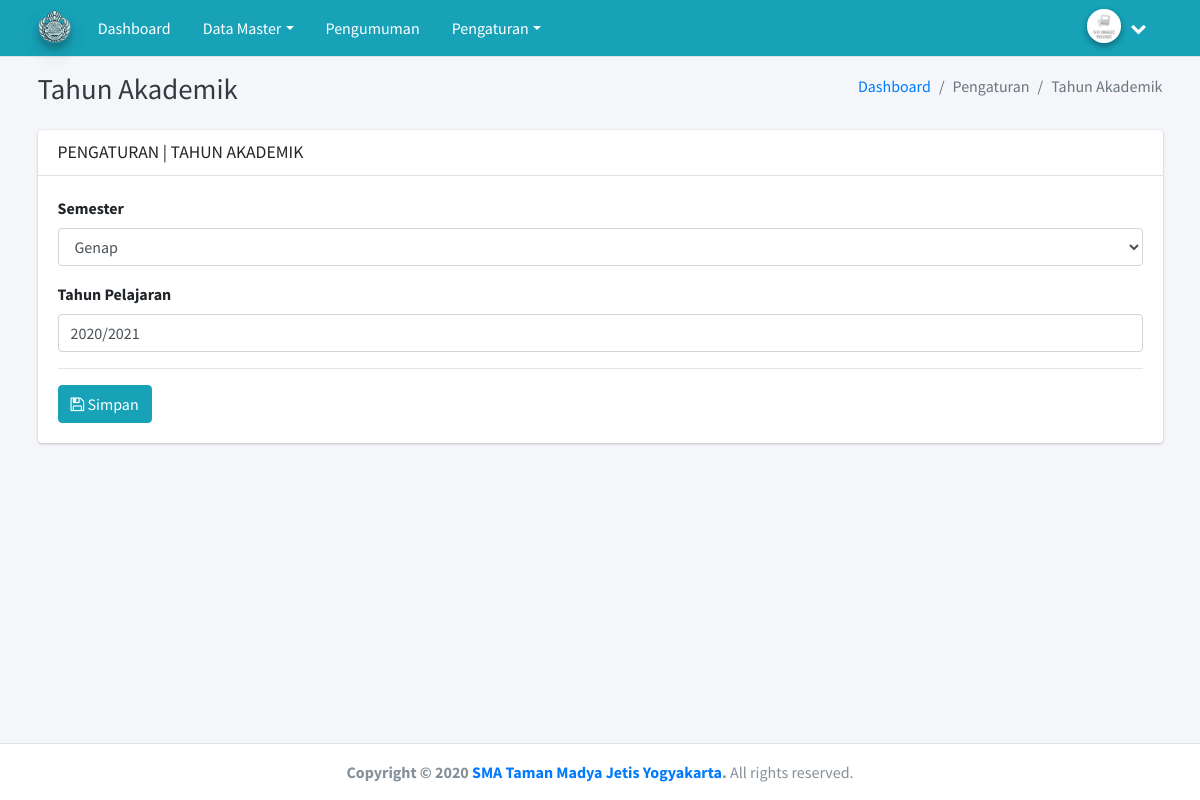
Page /index.php/admin/pengaturan/tahun_akademik on the committed database.
### tables this page shows
CREATE TABLE `profil_sekolah` (
  `id_profil_sekolah` int(11) NOT NULL,
  `nama` varchar(100) NOT NULL,
  `kepala` varchar(50) NOT NULL,
  `telepon` varchar(15) NOT NULL,
  `email` varchar(50) NOT NULL,
  `website` varchar(100) NOT NULL,
  `logo` text NOT NULL,
  `alamat` text NOT NULL
);

CREATE TABLE `semester` (
  `id_semester` int(11) NOT NULL,
  `semester` varchar(30) NOT NULL,
  `tahun_pelajaran` varchar(30) NOT NULL
);

### application/views/admin/layout/v_wrapper.php (called while the page is built)
<?php
include 'v_head.php';
include 'v_nav.php';
include 'v_content.php';
include 'v_footer.php';
?>

### application/controllers/admin/Pengaturan.php (called while the page is built, shortened)
<?php
class Pengaturan extends CI_Controller {
	public function __construct()
	{
		$this->load->model('pengaturan_model', 'pengaturan');
		$this->load->model('admin_model','admin');
	}
	public function tahun_akademik()
	{
		$data = array(
			'title'			=> 'Pengaturan Tahun Akademik | SMAS',
			'data'			=> $this->pengaturan->tahun_akademik(),
			'content'		=> 'admin/pengaturan/v_tahun_akademik'
		);
		$this->load->view('admin/layout/v_wrapper', $data, FALSE);
	}
}

### index.php (called while the page is built, shortened)
<?php
require_once BASEPATH.'core/CodeIgniter.php';

### application/models/Public_model.php (called while the page is built, shortened)
<?php
class Public_model extends CI_Model {
	public function get_admin($id_admin)
	{
		$this->db->select('*');
		$this->db->from('admin');
		$this->db->where('id_admin', $id_admin);
		$query = $this->db->get();
		return $query->row();
	}
	public function get_profil_sekolah($id=1)
	{
		$this->db->select('*');
		$this->db->from('profil_sekolah');
		$this->db->where('id_profil_sekolah', $id);
		$query = $this->db->get();
		return $query->row();
	}
}

### application/views/admin/layout/v_content.php (called while the page is built)
<?php
if ($content)
{
	$this->load->view($content);
}
?>

### application/models/Pengaturan_model.php (called while the page is built, shortened)
<?php
class Pengaturan_model extends CI_Model {
	public function tahun_akademik($id=1)
	{
		$this->db->select('*');
		$this->db->from('semester');
		$this->db->where('id_semester', $id);
		$query = $this->db->get();
		return $query->row();
	}
}

### application/views/admin/pengaturan/v_tahun_akademik.php (the view, shortened to what this page needs)
<div class="content-wrapper">
  <div class="content-header">
    <div class="container">
      <div class="row mb-2">
        <div class="col-sm-6">
          <h1 class="m-0 text-dark"> Tahun Akademik</h1>
        </div>
        <div class="col-sm-6">
          <ol class="breadcrumb float-sm-right">
            <li class="breadcrumb-item"><a href="#">Dashboard</a></li>
            <li class="breadcrumb-item active">Pengaturan</li>
            <li class="breadcrumb-item active">Tahun Akademik</li>
          </ol>
        </div>
      </div>
    </div>
  </div>
  <div class="content">
    <div class="container">
      <div class="row">
        <div class="col-lg-12">
          <div class="card">
            <div class="card-header">
              <h3 class="card-title"> PENGATURAN | TAHUN AKADEMIK</h3>
            </div>
            <div class="card-body">
              <form action="<?= base_url() ?>admin/pengaturan/tahun_akademik" method="post">
                <div class="form-group">
                  <label for="">Semester</label>
                  <select name="semester" id="" class="form-control" required="">
                    <option value="Genap" <?php if ($data->semester=="Genap") {echo "selected";} ?>>Genap</option>
                  </select>
                </div>
                <div class="form-group">
                  <label for="">Tahun Pelajaran</label>
                  <input type="text" name="tahun_ajaran" value="<?= $data->tahun_pelajaran ?>" class="form-control" placeholder="Tahun Pelajaran" required="">
                </div>
                <hr>
                <button type="submit" class="btn btn-primary"><i class="fa fa-save"></i> Simpan</button>
              </form>
            </div>
          </div>
        </div>
      </div>
    </div>
  </div>
</div>

### application/views/admin/layout/v_nav.php (shortened to what this page needs)
<nav class="main-header navbar navbar-expand-md navbar-light navbar-white">
  <div class="container">
    <a href="<?= base_url() ?>admin/dashboard" class="navbar-brand">
      <img src="<?= base_url() ?>public/media/upload-profil-sekolah/<?= $data_profil_sekolah->logo ?>" alt="AdminLTE Logo" class="brand-image img-circle elevation-3"
      style="opacity: .8">
    </a>
    <div class="collapse navbar-collapse order-3" id="navbarCollapse">
      <ul class="navbar-nav">
        <li class="nav-item">
          <a href="<?= base_url() ?>admin/dashboard" class="nav-link">Dashboard</a>
        </li>
        <li class="nav-item dropdown">
          <a id="dropdownSubMenu1" href="#" data-toggle="dropdown" aria-haspopup="true" aria-expanded="false" class="nav-link dropdown-toggle">Data Master</a>
        </li>
        <li class="nav-item">
          <a href="<?= base_url() ?>admin/pengumuman" class="nav-link">Pengumuman</a>
        </li>
        <li class="nav-item dropdown">
          <a id="dropdownSubMenu1" href="#" data-toggle="dropdown" aria-haspopup="true" aria-expanded="false" class="nav-link dropdown-toggle">Pengaturan</a>
        </li>
      </ul>
    </div>
    <ul class="order-1 order-md-3 navbar-nav navbar-no-expand ml-auto">
      <li class="nav-item dropdown user-menu">
        <a href="#" class="nav-link dropdown-toggle" data-toggle="dropdown">
          <?php if (empty($data_admin->foto)): ?>
            <img src="<?= base_url() ?>public/media/icon/no-img.jpg" class="user-image img-circle elevation-2" alt="User Image">
            <?php else: ?>
              <img src="<?= base_url() ?>public/media/upload-admin/<?= $data_admin->foto ?>" class="user-image img-circle elevation-2" alt="User Image">
            <?php endif ?>
            <span class="d-none d-md-inline"><?= $data_admin->nama ?></span> <i class="fa fa-chevron-down"></i>
          </a>
      </li>
    </ul>
  </div>
</nav>

### application/views/admin/layout/v_footer.php (shortened to what this page needs)
<footer class="main-footer">
  <center><strong>Copyright &copy; 2020 <a href="https://adminlte.io"><?= $data_profil_sekolah->nama ?></a>.</strong> All rights reserved.</center>
</footer>
</div>
</body>
</html>

### rows in the picture
profil_sekolah: logo (picture), nama "SMA Taman Madya Jetis Yogyakarta"
semester: semester "Genap", tahun_ajaran "2020/2021"
